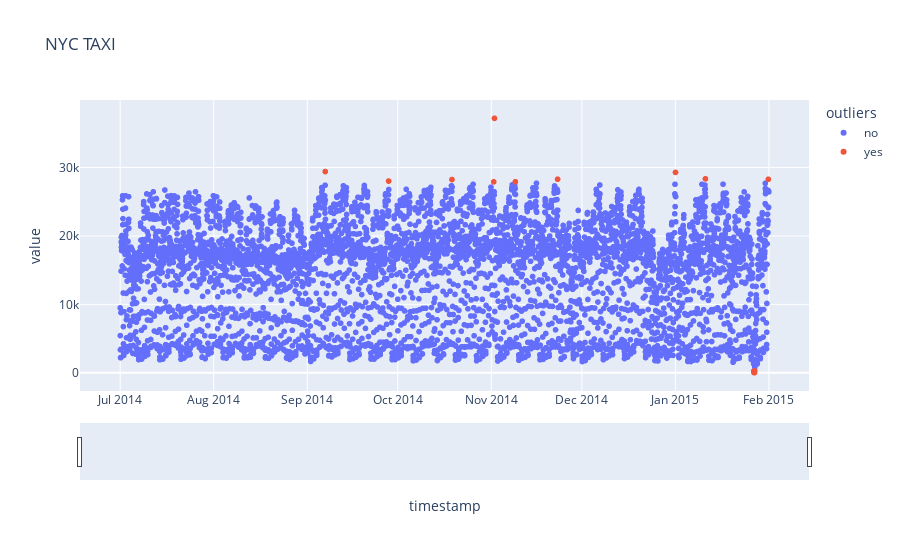

Source (notebook cell):
### Code cell
fig = px.scatter(df.reset_index(), x='timestamp', y='value', color='outliers' ,hover_data=['weekday'],title='NYC TAXI')
fig.update_xaxes(rangeslider_visible =True)
fig.show()

### Figure 1 — Plotly figure (JSON) as saved in the notebook; plotly's stock layout.template omitted (floating-point values rounded to 4 significant figures; data arrays with more than 128 entries replaced by an {"elided": "..."} marker saying what was removed)
{"data": [{"customdata": {"elided": "5141x1 str values"}, "hovertemplate": "outliers=no<br>timestamp=%{x}<br>value=%{y}<br>weekday=%{customdata[0]}<extra></extra>", "legendgroup": "no", "marker": {"color": "#636efa", "symbol": "circle"}, "mode": "markers", "name": "no", "showlegend": true, "type": "scattergl", "x": {"elided": "5141 str values"}, "xaxis": "x", "y": {"elided": "5141 float values"}, "yaxis": "y"}, {"customdata": [["Saturday"], ["Saturday"], ["Saturday"], ["Saturday"], ["Sunday"], ["Saturday"], ["Saturday"], ["Thursday"], ["Saturday"], ["Monday"], ["Tuesday"], ["Tuesday"], ["Tuesday"], ["Tuesday"], ["Tuesday"], ["Tuesday"], ["Tuesday"], ["Tuesday"], ["Saturday"]], "hovertemplate": "outliers=yes<br>timestamp=%{x}<br>value=%{y}<br>weekday=%{customdata[0]}<extra></extra>", "legendgroup": "yes", "marker": {"color": "#EF553B", "symbol": "circle"}, "mode": "markers", "name": "yes", "showlegend": true, "type": "scattergl", "x": ["2014-09-06T23:00:00", "2014-09-27T23:00:00", "2014-10-18T23:00:00", "2014-11-01T19:00:00", "2014-11-02T01:00:00", "2014-11-08T23:00:00", "2014-11-22T23:00:00", "2015-01-01T01:00:00", "2015-01-10T23:00:00", "2015-01-26T23:00:00", "2015-01-27T00:00:00", "2015-01-27T01:00:00", "2015-01-27T02:00:00", "2015-01-27T03:00:00", "2015-01-27T04:00:00", "2015-01-27T05:00:00", "2015-01-27T06:00:00", "2015-01-27T07:00:00", "2015-01-31T19:00:00"], "xaxis": "x", "y": [29420.0, 28020.0, 28250.0, 27912, 37200.0, 27926, 28299, 29292, 28351, 243, 94.5, 39.5, 29, 9.5, 14.5, 29, 88, 274, 28290.0], "yaxis": "y"}], "layout": {"legend": {"title": {"text": "outliers"}, "tracegroupgap": 0}, "title": {"text": "NYC TAXI"}, "xaxis": {"anchor": "y", "domain": [0, 1], "rangeslider": {"visible": true}, "title": {"text": "timestamp"}}, "yaxis": {"anchor": "x", "domain": [0, 1], "title": {"text": "value"}}}}
